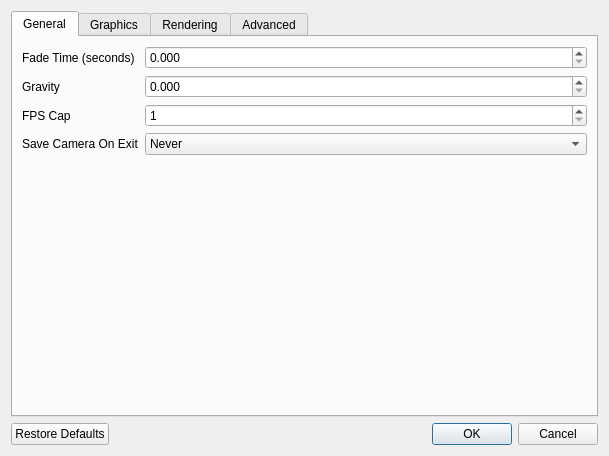
<?xml version="1.0" encoding="UTF-8"?>
<ui version="4.0">
 <class>OptionsDialog</class>
 <widget class="QDialog" name="OptionsDialog">
  <property name="windowModality">
   <enum>Qt::NonModal</enum>
  </property>
  <property name="geometry">
   <rect>
    <x>0</x>
    <y>0</y>
    <width>609</width>
    <height>456</height>
   </rect>
  </property>
  <property name="windowTitle">
   <string>Options</string>
  </property>
  <property name="windowIcon">
   <iconset resource="qresource.qrc">
    <normaloff>:/icons/main.ico</normaloff>:/icons/main.ico</iconset>
  </property>
  <property name="modal">
   <bool>false</bool>
  </property>
  <layout class="QVBoxLayout" name="verticalLayout">
   <item>
    <widget class="QTabWidget" name="tabOptions">
     <property name="currentIndex">
      <number>0</number>
     </property>
     <widget class="QWidget" name="general">
      <attribute name="title">
       <string>General</string>
      </attribute>
      <layout class="QFormLayout" name="formLayout_2">
       <property name="fieldGrowthPolicy">
        <enum>QFormLayout::AllNonFixedFieldsGrow</enum>
       </property>
       <item row="0" column="0">
        <widget class="QLabel" name="label">
         <property name="text">
          <string>Fade Time (seconds)</string>
         </property>
        </widget>
       </item>
       <item row="0" column="1">
        <widget class="QDoubleSpinBox" name="nbrFadeTime">
         <property name="decimals">
          <number>3</number>
         </property>
        </widget>
       </item>
       <item row="1" column="0">
        <widget class="QLabel" name="label_2">
         <property name="text">
          <string>Gravity</string>
         </property>
        </widget>
       </item>
       <item row="1" column="1">
        <widget class="QDoubleSpinBox" name="nbrGravity">
         <property name="decimals">
          <number>3</number>
         </property>
        </widget>
       </item>
       <item row="2" column="0">
        <widget class="QLabel" name="label_3">
         <property name="text">
          <string>FPS Cap</string>
         </property>
        </widget>
       </item>
       <item row="2" column="1">
        <widget class="QSpinBox" name="nbrFps">
         <property name="minimum">
          <number>1</number>
         </property>
         <property name="maximum">
          <number>500</number>
         </property>
        </widget>
       </item>
       <item row="3" column="1">
        <widget class="QComboBox" name="cmbCamExit">
         <item>
          <property name="text">
           <string>Never</string>
          </property>
         </item>
         <item>
          <property name="text">
           <string>Always</string>
          </property>
         </item>
         <item>
          <property name="text">
           <string>Ask</string>
          </property>
         </item>
        </widget>
       </item>
       <item row="3" column="0">
        <widget class="QLabel" name="label_17">
         <property name="text">
          <string>Save Camera On Exit</string>
         </property>
        </widget>
       </item>
      </layout>
     </widget>
     <widget class="QWidget" name="graphics">
      <attribute name="title">
       <string>Graphics</string>
      </attribute>
      <layout class="QFormLayout" name="formLayout_4">
       <property name="fieldGrowthPolicy">
        <enum>QFormLayout::AllNonFixedFieldsGrow</enum>
       </property>
       <item row="0" column="0">
        <widget class="QLabel" name="label_7">
         <property name="text">
          <string>Resolution</string>
         </property>
        </widget>
       </item>
       <item row="0" column="1">
        <widget class="QComboBox" name="cmbResolution"/>
       </item>
       <item row="1" column="1">
        <widget class="QComboBox" name="cmbAAMode">
         <item>
          <property name="text">
           <string>None</string>
          </property>
         </item>
         <item>
          <property name="text">
           <string>2x MSAA</string>
          </property>
         </item>
         <item>
          <property name="text">
           <string>4x MSAA</string>
          </property>
         </item>
         <item>
          <property name="text">
           <string>8x MSAA</string>
          </property>
         </item>
        </widget>
       </item>
       <item row="1" column="0">
        <widget class="QLabel" name="label_8">
         <property name="text">
          <string>Antialiasing Mode</string>
         </property>
        </widget>
       </item>
      </layout>
     </widget>
     <widget class="QWidget" name="rendering">
      <attribute name="title">
       <string>Rendering</string>
      </attribute>
      <layout class="QFormLayout" name="formLayout_6">
       <item row="0" column="1">
        <widget class="QCheckBox" name="chkSSAO">
         <property name="text">
          <string/>
         </property>
        </widget>
       </item>
       <item row="0" column="0">
        <widget class="QLabel" name="label_4">
         <property name="text">
          <string>Enable SSAO</string>
         </property>
        </widget>
       </item>
       <item row="1" column="0">
        <widget class="QLabel" name="label_6">
         <property name="text">
          <string>SSAO Intensity (%)</string>
         </property>
        </widget>
       </item>
       <item row="1" column="1">
        <widget class="QSpinBox" name="nbrSSAOInt">
         <property name="maximum">
          <number>100</number>
         </property>
        </widget>
       </item>
       <item row="2" column="0">
        <widget class="QLabel" name="label_5">
         <property name="text">
          <string>Enable Shadows</string>
         </property>
        </widget>
       </item>
       <item row="2" column="1">
        <widget class="QCheckBox" name="chkShadows">
         <property name="text">
          <string/>
         </property>
        </widget>
       </item>
       <item row="3" column="1">
        <widget class="QDoubleSpinBox" name="nbrCamMoveSpd"/>
       </item>
       <item row="4" column="1">
        <widget class="QDoubleSpinBox" name="nbrCamZoomSpd"/>
       </item>
       <item row="3" column="0">
        <widget class="QLabel" name="label_13">
         <property name="text">
          <string>Camera Move Speed</string>
         </property>
        </widget>
       </item>
       <item row="4" column="0">
        <widget class="QLabel" name="label_14">
         <property name="text">
          <string>Camera Zoom Speed</string>
         </property>
        </widget>
       </item>
      </layout>
     </widget>
     <widget class="QWidget" name="advanced">
      <attribute name="title">
       <string>Advanced</string>
      </attribute>
      <layout class="QVBoxLayout" name="verticalLayout_3">
       <item>
        <layout class="QVBoxLayout" name="verticalLayout_2">
         <item>
          <widget class="QGroupBox" name="groupBox">
           <property name="title">
            <string>SSAO</string>
           </property>
           <layout class="QFormLayout" name="formLayout_3">
            <property name="fieldGrowthPolicy">
             <enum>QFormLayout::AllNonFixedFieldsGrow</enum>
            </property>
            <item row="0" column="0">
             <widget class="QLabel" name="label_9">
              <property name="text">
               <string>Radius</string>
              </property>
             </widget>
            </item>
            <item row="0" column="1">
             <widget class="QDoubleSpinBox" name="nbrSSAORad">
              <property name="decimals">
               <number>3</number>
              </property>
              <property name="singleStep">
               <double>0.100000000000000</double>
              </property>
             </widget>
            </item>
            <item row="1" column="0">
             <widget class="QLabel" name="label_10">
              <property name="text">
               <string>Scale</string>
              </property>
             </widget>
            </item>
            <item row="1" column="1">
             <widget class="QDoubleSpinBox" name="nbrSSAOScl">
              <property name="decimals">
               <number>3</number>
              </property>
              <property name="singleStep">
               <double>0.100000000000000</double>
              </property>
             </widget>
            </item>
            <item row="2" column="0">
             <widget class="QLabel" name="label_11">
              <property name="text">
               <string>Bias</string>
              </property>
             </widget>
            </item>
            <item row="2" column="1">
             <widget class="QDoubleSpinBox" name="nbrSSAOBias">
              <property name="decimals">
               <number>3</number>
              </property>
              <property name="singleStep">
               <double>0.010000000000000</double>
              </property>
             </widget>
            </item>
            <item row="3" column="0">
             <widget class="QLabel" name="label_12">
              <property name="text">
               <string>Samples</string>
              </property>
             </widget>
            </item>
            <item row="3" column="1">
             <widget class="QSpinBox" name="nbrSSAOSamp"/>
            </item>
           </layout>
          </widget>
         </item>
        </layout>
       </item>
       <item>
        <widget class="QGroupBox" name="groupBox_2">
         <property name="title">
          <string>Debug</string>
         </property>
         <layout class="QFormLayout" name="formLayout_5">
          <property name="fieldGrowthPolicy">
           <enum>QFormLayout::AllNonFixedFieldsGrow</enum>
          </property>
          <item row="0" column="0">
           <widget class="QLabel" name="label_15">
            <property name="text">
             <string>Minimal</string>
            </property>
           </widget>
          </item>
          <item row="0" column="1">
           <widget class="QCheckBox" name="chkMinimal">
            <property name="text">
             <string/>
            </property>
           </widget>
          </item>
          <item row="1" column="1">
           <widget class="QCheckBox" name="chkConsole">
            <property name="text">
             <string/>
            </property>
           </widget>
          </item>
          <item row="1" column="0">
           <widget class="QLabel" name="label_16">
            <property name="text">
             <string>Console</string>
            </property>
           </widget>
          </item>
         </layout>
        </widget>
       </item>
      </layout>
     </widget>
    </widget>
   </item>
   <item>
    <widget class="QDialogButtonBox" name="btnWndButtons">
     <property name="orientation">
      <enum>Qt::Horizontal</enum>
     </property>
     <property name="standardButtons">
      <set>QDialogButtonBox::Cancel|QDialogButtonBox::Ok|QDialogButtonBox::RestoreDefaults</set>
     </property>
    </widget>
   </item>
  </layout>
 </widget>
 <resources>
  <include location="qresource.qrc"/>
 </resources>
 <connections>
  <connection>
   <sender>btnWndButtons</sender>
   <signal>accepted()</signal>
   <receiver>OptionsDialog</receiver>
   <slot>accept()</slot>
   <hints>
    <hint type="sourcelabel">
     <x>248</x>
     <y>254</y>
    </hint>
    <hint type="destinationlabel">
     <x>157</x>
     <y>274</y>
    </hint>
   </hints>
  </connection>
  <connection>
   <sender>btnWndButtons</sender>
   <signal>rejected()</signal>
   <receiver>OptionsDialog</receiver>
   <slot>reject()</slot>
   <hints>
    <hint type="sourcelabel">
     <x>316</x>
     <y>260</y>
    </hint>
    <hint type="destinationlabel">
     <x>286</x>
     <y>274</y>
    </hint>
   </hints>
  </connection>
 </connections>
</ui>
